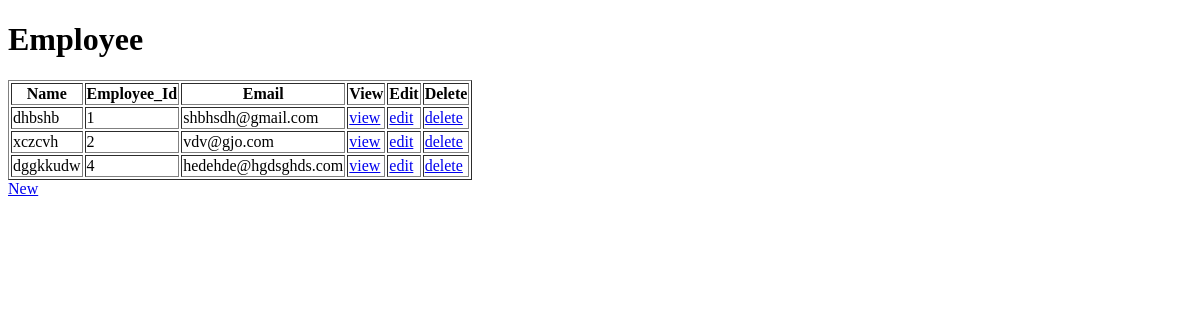
Before: / with the older database file.
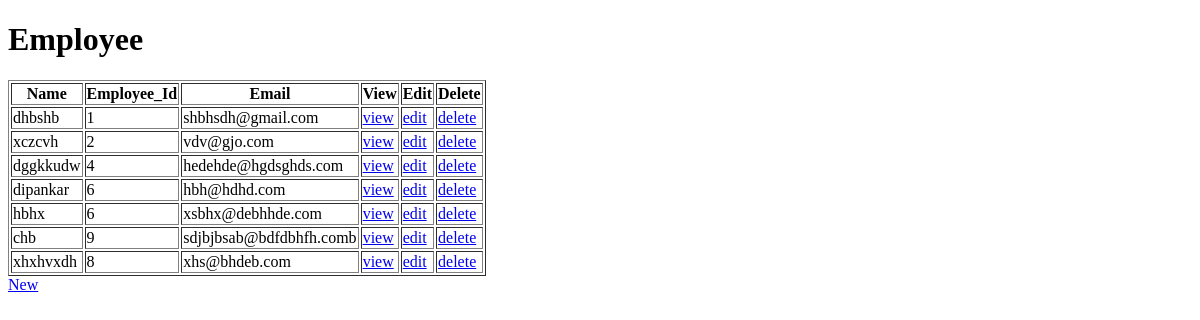
After: the same page with the newer database file.
### employee_details/models.py (models this page shows, shortened)
class Employee(models.Model):
    name = models.CharField(max_length=200)
    employee_id = models.IntegerField()
    email = models.EmailField(max_length=80)

### employee_details/views.py (the view)
# urls.py: path('', views.employee_list, name='employee_list'),
@csrf_exempt
def employee_list(request, template_name='employee_details/employee_list.html'):
    employee = Employee.objects.all()
    data = {}
    data['object_list'] = employee
    return render(request, template_name, data)

### employee_details/templates/employee_details/employee_list.html (shortened to what this page needs)
<!DOCTYPE html>
<html lang="en">
<head>
</head>
<body>
<h1>Employee</h1>
<table border="1">
<thead>
    <tr>
    <th>Name</th>
    <th>Employee_Id</th>
    <th>Email</th>
    <th>View</th>
    <th>Edit</th>
    <th>Delete</th>
    </tr>
</thead>
<tbody>
    {% for employee in object_list %}
    <tr>
    <td>{{ employee.name }}</td>
    <td>{{ employee.employee_id }}</td>
    <td>{{ employee.email }}</td>
    <td><a href="{% url "employee_view" employee.id %}">view</a></td>
    <td><a href="{% url "employee_edit" employee.id %}">edit</a></td>
    <td><a href="{% url "employee_delete" employee.id %}">delete</a></td>
    </tr>
    {% endfor %}
</tbody>
</table>
<a href="{% url "employee_new" %}">New</a>
</body>
</html>

Changed rows visible on the page:
added Employee: name "dipankar", employee_id "6", email "hbh@hdhd.com"
added Employee: name "hbhx", employee_id "6", email "xsbhx@debhhde.com"
added Employee: name "chb", employee_id "9", email "sdjbjbsab@bdfdbhfh.comb"
added Employee: name "xhxhvxdh", employee_id "8", email "xhs@bhdeb.com"
